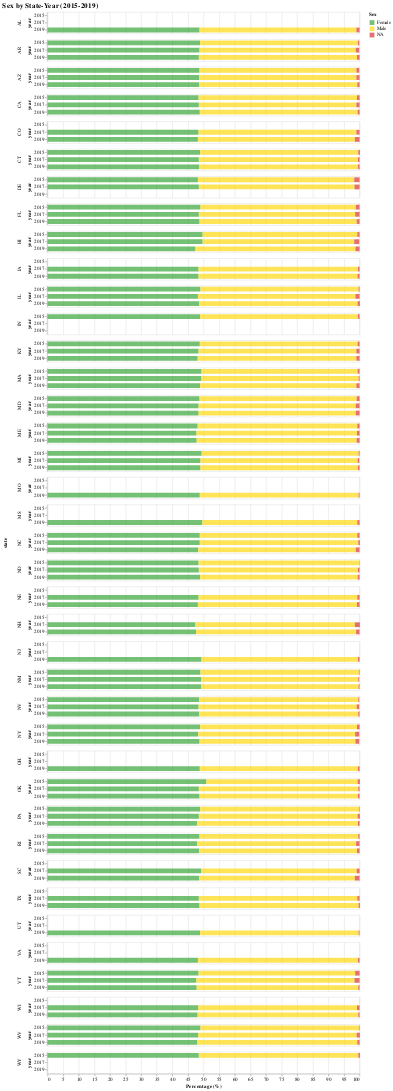

Describe this chart as a Vega-Lite specification.
### Vega-Lite specification from a JSON file in a GitHub repository (floating-point values rounded to 4 significant figures; data arrays with more than 128 entries replaced by an {"elided": "..."} marker saying what was removed)
{"config": {"view": {"continuousWidth": 400, "continuousHeight": 300}, "range": {"category": ["#2ca02c", "gold", "#d62728"]}, "title": {"fontSize": 15}}, "data": {"name": "data-e9396975c30084b044493efe3c9a90dc"}, "mark": {"type": "bar", "opacity": 0.66, "size": 10}, "encoding": {"color": {"field": "Sex", "sort": {"field": "order", "order": "ascending"}, "type": "nominal"}, "order": {"field": "order", "type": "nominal"}, "row": {"field": "state", "spacing": 10, "type": "nominal"}, "tooltip": [{"field": "state", "title": "State", "type": "nominal"}, {"field": "year", "title": "Year", "type": "ordinal"}, {"field": "Sex", "title": "Sex", "type": "nominal"}, {"field": "percent", "title": "Percent (%)", "type": "quantitative"}], "x": {"aggregate": "sum", "axis": {"title": "Percentage (%)"}, "field": "percent", "scale": {"domainMax": 100}, "type": "quantitative"}, "y": {"field": "year", "type": "ordinal"}}, "height": 45, "selection": {"selector016": {"type": "interval", "bind": "scales", "encodings": ["x", "y"]}}, "title": "Sex by State-Year (2015-2019)", "transform": [{"calculate": "[datum.Sex]", "as": "order"}], "width": 650, "$schema": "https://vega.github.io/schema/vega-lite/v4.17.0.json", "datasets": {"data-e9396975c30084b044493efe3c9a90dc": {"elided": "273 records"}}}
